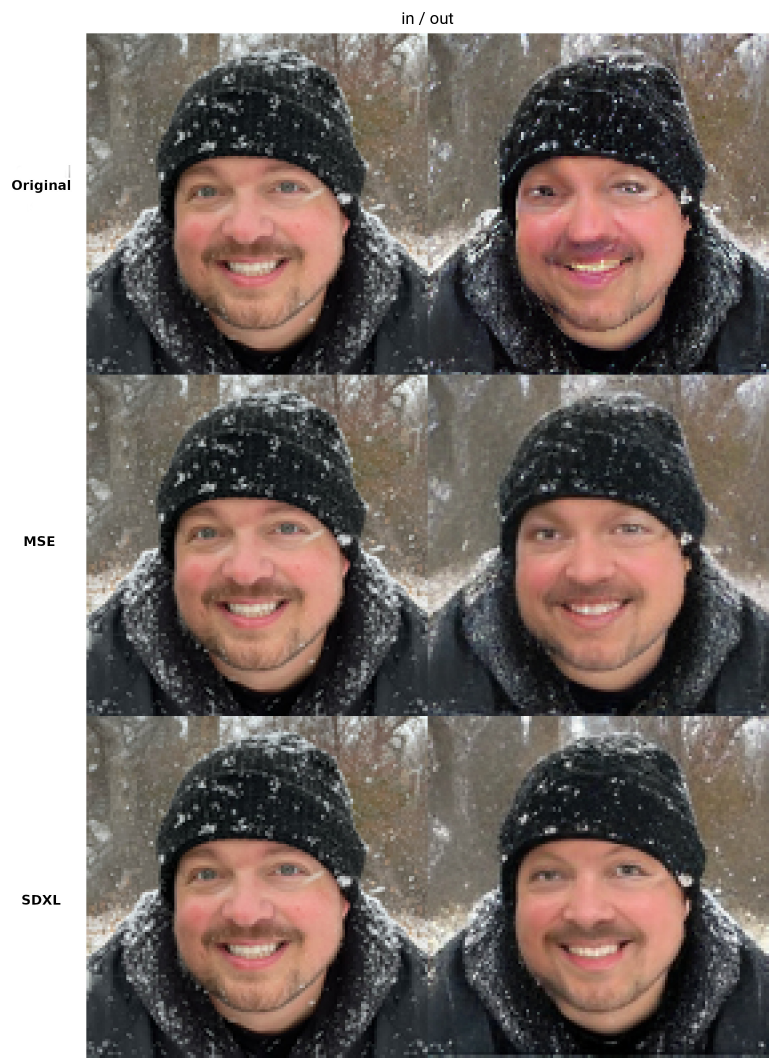
#> input picture ai/apps/ai-toolkit/assets/VAE_test1.jpg, 2307 x 3172 px (shown at 1/3 size)
$ python DG_dataset_summary.py ../ai-toolkit/assets --output-dir out
#> lines starting #> are read from the running program, lines starting #| are printed output that depends on the picture
#!/usr/bin/env python3
"""
DG_dataset_summary.py - v4.3-compact
Generates contact sheet (64x64 thumbnails, JPG 40%) and caption summary.
Uses 02_crop folder for square images.
"""
import os
import sys
import argparse
import math
from PIL import Image

# --- VERSION v4.3 (COMPACT CONTACT SHEET) ---
SCRIPT_VERSION = "v4.3-compact"
THUMB_SIZE = 64          # 64x64 thumbnails
PADDING = 2              # Minimal padding
BG_COLOR = (30, 30, 30)  # Dark background
JPG_QUALITY = 40         # 40% quality

def main():
    parser = argparse.ArgumentParser(description="Generate contact sheet and caption summary")
    parser.add_argument('input_dir', help="Path to folder containing images (e.g., 02_crop for square images)")
    parser.add_argument('--output-dir', required=True, help="Path to output folder (e.g., 07_summary)")
    parser.add_argument('--caption-dir', help="Path to captions folder (e.g., 05_caption) - optional")
    args = parser.parse_args()

    print(f"--- DG_dataset_summary {SCRIPT_VERSION} ---")
    print(f"Input:  {args.input_dir}")
    print(f"Output: {args.output_dir}")

    if not os.path.exists(args.input_dir):
        print(f"❌ Input directory does not exist: {args.input_dir}")
        sys.exit(1)

    if not os.path.exists(args.output_dir):
        os.makedirs(args.output_dir)
        print(f"📁 Created output directory: {args.output_dir}")

    # Find all images
    files = sorted([
        os.path.join(args.input_dir, f)
        for f in os.listdir(args.input_dir)
        if f.lower().endswith(('.png', '.jpg', '.jpeg', '.webp'))
    ])

    if not files:
        print("❌ No images found in input directory.")
        sys.exit(1)

    print(f"📸 Processing {len(files)} images as {THUMB_SIZE}x{THUMB_SIZE} thumbnails...")

    # Load all thumbnails
    thumbs = []
    for p in files:
        try:
            img = Image.open(p)
#> img is the input picture: PIL image 2307x3172 RGB; mean R, G, B 125, 113.8, 109
            # Resize to 64x64 (images from 02_crop are already square)
            img = img.resize((THUMB_SIZE, THUMB_SIZE), Image.LANCZOS)
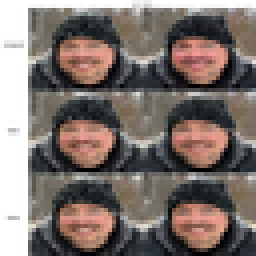
#> img: PIL image 64x64 RGB (shown 4 times larger); mean R, G, B 124.9, 113.8, 108.9
            thumbs.append({'img': img, 'name': os.path.splitext(os.path.basename(p))[0]})
        except Exception as e:
            print(f"Warning: Could not load {p}: {e}")
#> pass 2 of the loop in main, `for p in files:`:
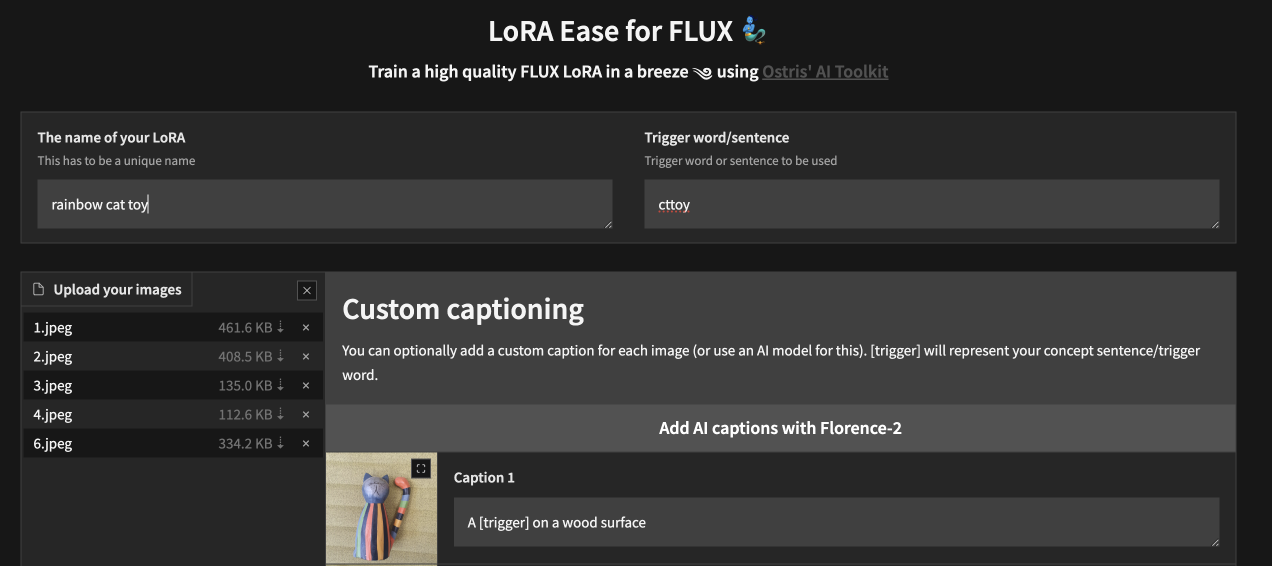
#> input picture ai/apps/ai-toolkit/assets/lora_ease_ui.png, 2544 x 1132 px (shown at 1/2 size)
#> in main, img is the input picture: PIL image 2544x1132 RGBA; mean R, G, B, A 50.4, 50.2, 49.9, 255
#> in main, `img = img.resize((THUMB_SIZE, THUMB_SIZE), Image.LANCZOS)`:
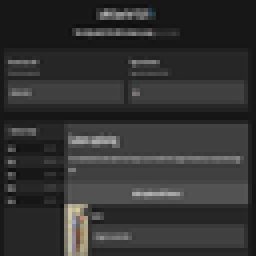
#> img: PIL image 64x64 RGBA (shown 4 times larger); mean R, G, B, A 50.4, 50.2, 49.9, 255

    if not thumbs:
        print("❌ No valid images could be loaded.")
        sys.exit(1)

    # Calculate grid layout
    N = len(thumbs)
#> N = 2
    cols = math.ceil(math.sqrt(N))
#> cols = 2
    rows = math.ceil(N / cols)
#> rows = 1

    # Create contact sheet
    W = cols * THUMB_SIZE + (cols + 1) * PADDING
#> W = 134
    H = rows * THUMB_SIZE + (rows + 1) * PADDING
#> H = 68

    sheet = Image.new('RGB', (W, H), BG_COLOR)
#> sheet: PIL image 134x68 RGB; every value is 30

    for i, t in enumerate(thumbs):
        c, r = i % cols, i // cols
        x = PADDING + c * (THUMB_SIZE + PADDING)
        y = PADDING + r * (THUMB_SIZE + PADDING)
        sheet.paste(t['img'], (x, y))
#> this loop made 2 passes
#> (c, r, x, y) on passes 1 to 2: (0, 0, 2, 2), (1, 0, 68, 2)
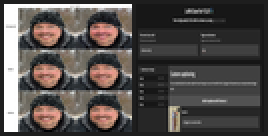
#> sheet: PIL image 134x68 RGB (shown 2 times larger); mean R, G, B 81.9, 76.7, 74.4

    # Derive name from parent folder
    name = os.path.basename(os.path.dirname(os.path.normpath(args.input_dir)))

    # Save contact sheet as JPG at 40% quality
    out_img = os.path.join(args.output_dir, f"{name}_contact_sheet.jpg")
    sheet.convert('RGB').save(out_img, 'JPEG', quality=JPG_QUALITY, optimize=True)
    print(f"✅ Contact Sheet: {out_img} ({W}x{H}, {JPG_QUALITY}% quality)")
#| ✅ Contact Sheet: out/ai-toolkit_contact_sheet.jpg (134x68, 40% quality)

    # Load captions from caption_dir if provided, otherwise try to find them
    caption_dir = args.caption_dir
    if not caption_dir:
        # Try to find 05_caption in same parent
        parent = os.path.dirname(os.path.normpath(args.input_dir))
        caption_dir = os.path.join(parent, "05_caption")

    # Save caption summary
    out_txt = os.path.join(args.output_dir, f"{name}_captions.txt")
    with open(out_txt, 'w', encoding='utf-8') as f:
        for t in thumbs:
            cap = ""
            if caption_dir and os.path.exists(caption_dir):
                txt_path = os.path.join(caption_dir, t['name'] + ".txt")
                if os.path.exists(txt_path):
                    with open(txt_path, 'r', encoding='utf-8') as cf:
                        cap = cf.read().strip()
            f.write(f"=== {t['name']} ===\n{cap}\n\n")
#> this loop made 2 passes
#> cap on passes 1 to 2: '', ''
    print(f"✅ Caption Summary: {out_txt}")

    print(f"\n📊 Summary: {len(thumbs)} images processed")
#| 📊 Summary: 2 images processed

if __name__ == '__main__':
    main()
